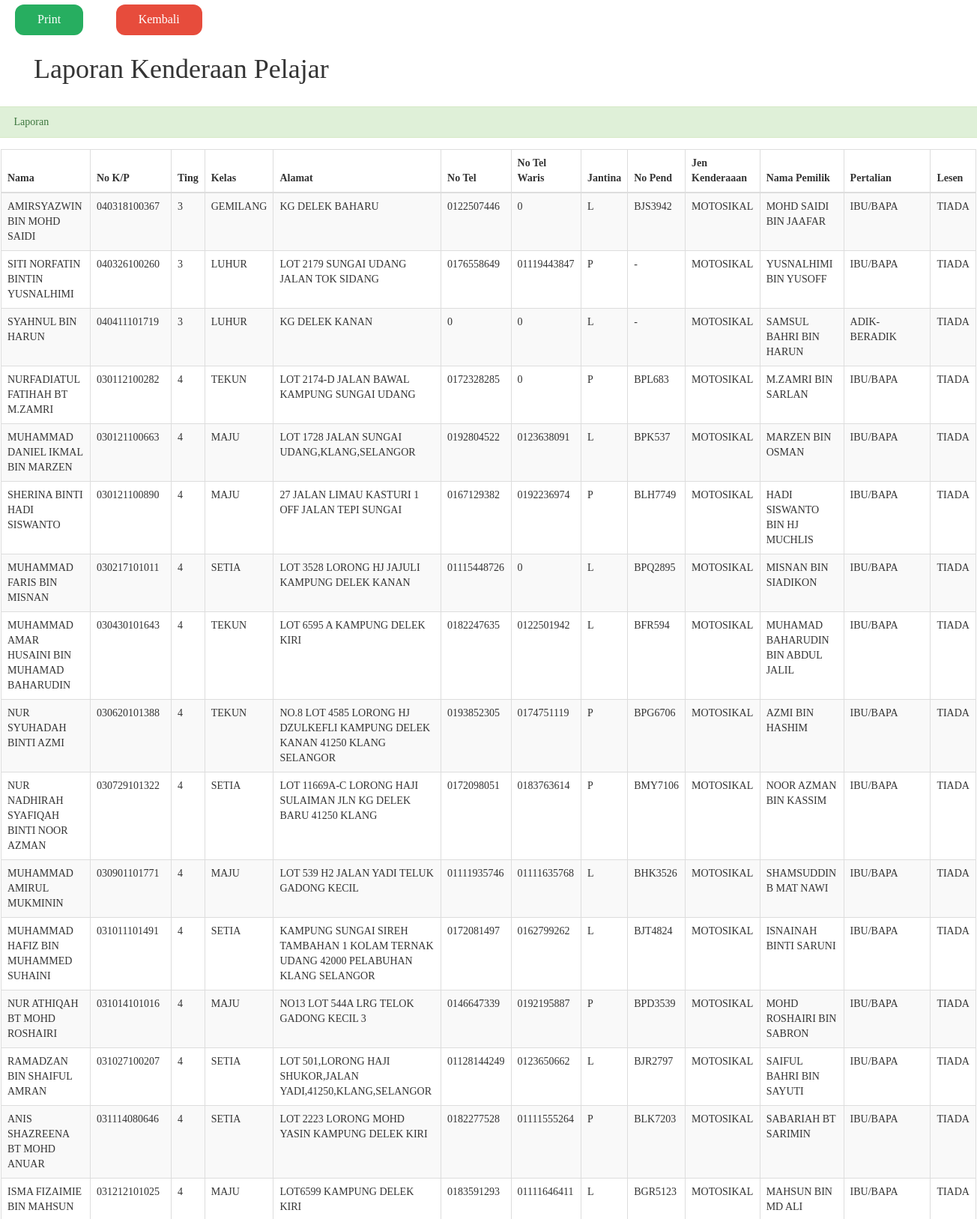
/borang3.php (upper part), run on the app's committed database.
### tables this page shows
CREATE TABLE `studentreport` (
  `ic_number` varchar(255) NOT NULL,
  `form` varchar(255) NOT NULL,
  `class` varchar(255) NOT NULL,
  `name` varchar(255) NOT NULL,
  `address` varchar(255) NOT NULL,
  `phone_no` varchar(255) NOT NULL,
  `phone_no_waris` varchar(255) NOT NULL,
  `gender` varchar(255) NOT NULL,
  `nopendkereta` varchar(255) NOT NULL,
  `kenderaan` varchar(255) NOT NULL,
  `nmapemilik` varchar(255) NOT NULL,
  `no_telpemilik` varchar(255) NOT NULL,
  `pertalian` varchar(255) NOT NULL,
  `lesen` varchar(255) NOT NULL,
  `teacher_Id` varchar(255) NOT NULL
);

### borang3.php (the view, shortened to what this page needs)
<!DOCTYPE html>
<html lang="en">
<head>
    <link href="css/bootstrap.min.css" rel="stylesheet">
    <link href="css/metisMenu.min.css" rel="stylesheet">
    <link href="css/timeline.css" rel="stylesheet">
      <link href="css/dataTables/dataTables.responsive.css" rel="stylesheet">
    <link href="css/morris.css" rel="stylesheet">
    <link href="css/font-awesome.min.css" rel="stylesheet" type="text/css">
    <link rel="stylesheet" href="bower_components/datatables.net-bs/css/dataTables.bootstrap.min.css">
</head>
<body style="font-family:Calibri; font-size:14;">
    <button class ="button" type="submit" id="print" onclick="printdiv('print_borang2');">Print </button>
    <button class ="button1" type="submit" onclick="location.href = 'dashboard.php'">Kembali</button>
    <br>
    <div id="print_borang2">
      <div id="table_header">
<body>
    <?php
    include("dbconn.php");
    ?>
<div id="wrapper">
</body>
</html>
                <div class="col-lg-18">
                    <h1> &nbsp; &nbsp; &nbsp;Laporan Kenderaan Pelajar</h1>
                    <br>
                <div class="row">
                    <div class="col-lg-30">
                        <div class="panel panel-success">
                            <div class="panel-heading">
                                 &nbsp; &nbsp; &nbsp;Laporan
                            </div>
                            <div class="panel-body">
                                <div class="dataTable_wrapper">
                                    <table class="table table-striped table-bordered table-hover" id="dataTables-example">
                                        <thead>
                                            <tr>
        <th>Nama </th>
        <th>No K/P</th>
        <th>Ting</th>
        <th>Kelas</th>
        <th>Alamat</th>
        <th>No Tel</th>
        <th>No Tel Waris</th>
        <th>Jantina</th>
        <th>No Pend</th>
        <th>Jen Kenderaaan</th>
        <th>Nama Pemilik</th>
        <th>Pertalian</th>
        <th>Lesen</th>
                                            </tr>
                                        </thead>
                                        <tbody>
                    <?php
                    $sql = "SELECT * FROM studentreport ORDER BY form";
                    $query = mysqli_query($dbconn, $sql) or die("Error: " . mysqli_error($dbconn));
                    $row = mysqli_num_rows($query);
                    if($row != 0) {
                        while($ro = mysqli_fetch_assoc($query)){
                                        echo "<tr>";
                                        echo "<td>".$ro['name']."</td>";
                                        echo "<td>".$ro['ic_number']."</td>";
                                        echo "<td>".$ro['form']."</td>";
                                        echo "<td>".$ro['class']."</td>";
                                        echo "<td>".$ro['address']."</td>";
                                        echo "<td>".$ro['phone_no']."</td>";
		           echo "<td>".$ro['phone_no_waris']."</td>";
		           echo "<td>".$ro['gender']."</td>";
		           echo "<td>".$ro['nopendkereta']."</td>";
		           echo "<td>".$ro['kenderaan']."</td>";
		           echo "<td>".$ro['nmapemilik']."</td>";
		           echo "<td>".$ro['pertalian']."</td>";
		           echo "<td>".$ro['lesen']."</td>";
                                            }
                                            } ?>
                                        </tbody>
                                    </table>
                                </div>
                            </div>
                                </div>
                            </div>
                        </div>
                    </div>
</body>
</html>

### borang3.php (style rules this page uses)
.button { border-radius: 12px; background-color: #27AE60; border: none; color: white; padding: 9px 30px; text-align: center; text-decoration: none; display: center-block; font-size: 16px; margin: 6px 20px; cursor: pointer; left: 30; -webkit-transition-duration: 0.4s; transition-duration: 0.4s; }
.button1 { border-radius: 12px; background-color: #E74C3C; border: none; color: white; padding: 9px 30px; text-align: center; text-decoration: none; display: center-block; font-size: 16px; margin: 6px 20px; cursor: pointer; left: 30; -webkit-transition-duration: 0.4s; transition-duration: 0.4s; }

### data on the page
studentreport: name "AMIRSYAZWIN BIN MOHD SAIDI", ic_number "040318100367", form "3", class "GEMILANG", address "KG DELEK BAHARU", phone_no "0122507446", phone_no_waris "0", gender "L", nopendkereta "BJS3942", kenderaan "MOTOSIKAL", nmapemilik "MOHD SAIDI BIN JAAFAR", pertalian "IBU/BAPA", lesen "TIADA"
studentreport: name "SITI NORFATIN BINTIN YUSNALHIMI", ic_number "040326100260", form "3", class "LUHUR", address "LOT 2179 SUNGAI UDANG JALAN TOK SIDANG", phone_no "0176558649", phone_no_waris "01119443847", gender "P", nopendkereta "-", kenderaan "MOTOSIKAL", nmapemilik "YUSNALHIMI BIN YUSOFF", pertalian "IBU/BAPA", lesen "TIADA"
studentreport: name "SYAHNUL BIN HARUN", ic_number "040411101719", form "3", class "LUHUR", address "KG DELEK KANAN", phone_no "0", phone_no_waris "0", gender "L", nopendkereta "-", kenderaan "MOTOSIKAL", nmapemilik "SAMSUL BAHRI BIN HARUN", pertalian "ADIK-BERADIK", lesen "TIADA"
studentreport: name "NURFADIATUL FATIHAH BT M.ZAMRI", ic_number "030112100282", form "4", class "TEKUN", address "LOT 2174-D JALAN BAWAL KAMPUNG SUNGAI UDANG", phone_no "0172328285", phone_no_waris "0", gender "P", nopendkereta "BPL683", kenderaan "MOTOSIKAL", nmapemilik "M.ZAMRI BIN SARLAN", pertalian "IBU/BAPA", lesen "TIADA"
studentreport: name "MUHAMMAD DANIEL IKMAL BIN MARZEN", ic_number "030121100663", form "4", class "MAJU", address "LOT 1728 JALAN SUNGAI UDANG,KLANG,SELANGOR", phone_no "0192804522", phone_no_waris "0123638091", gender "L", nopendkereta "BPK537", kenderaan "MOTOSIKAL", nmapemilik "MARZEN BIN OSMAN", pertalian "IBU/BAPA", lesen "TIADA"
studentreport: name "SHERINA BINTI HADI SISWANTO", ic_number "030121100890", form "4", class "MAJU", address "27 JALAN LIMAU KASTURI 1 OFF JALAN TEPI SUNGAI", phone_no "0167129382", phone_no_waris "0192236974", gender "P", nopendkereta "BLH7749", kenderaan "MOTOSIKAL", nmapemilik "HADI SISWANTO BIN HJ MUCHLIS", pertalian "IBU/BAPA", lesen "TIADA"
studentreport: name "MUHAMMAD FARIS BIN MISNAN", ic_number "030217101011", form "4", class "SETIA", address "LOT 3528 LORONG HJ JAJULI KAMPUNG DELEK KANAN", phone_no "01115448726", phone_no_waris "0", gender "L", nopendkereta "BPQ2895", kenderaan "MOTOSIKAL", nmapemilik "MISNAN BIN SIADIKON", pertalian "IBU/BAPA", lesen "TIADA"
studentreport: name "MUHAMMAD AMAR HUSAINI BIN MUHAMAD BAHARUDIN", ic_number "030430101643", form "4", class "TEKUN", address "LOT 6595 A KAMPUNG DELEK KIRI", phone_no "0182247635", phone_no_waris "0122501942", gender "L", nopendkereta "BFR594", kenderaan "MOTOSIKAL", nmapemilik "MUHAMAD BAHARUDIN BIN ABDUL JALIL", pertalian "IBU/BAPA", lesen "TIADA"
studentreport: name "NUR SYUHADAH BINTI AZMI", ic_number "030620101388", form "4", class "TEKUN", address "NO.8 LOT 4585 LORONG HJ DZULKEFLI KAMPUNG DELEK KANAN 41250 KLANG SELANGOR", phone_no "0193852305", phone_no_waris "0174751119", gender "P", nopendkereta "BPG6706", kenderaan "MOTOSIKAL", nmapemilik "AZMI BIN HASHIM", pertalian "IBU/BAPA", lesen "TIADA"
studentreport: name "NUR NADHIRAH SYAFIQAH BINTI NOOR AZMAN", ic_number "030729101322", form "4", class "SETIA", address "LOT 11669A-C LORONG HAJI SULAIMAN JLN KG DELEK BARU 41250 KLANG", phone_no "0172098051", phone_no_waris "0183763614", gender "P", nopendkereta "BMY7106", kenderaan "MOTOSIKAL", nmapemilik "NOOR AZMAN BIN KASSIM", pertalian "IBU/BAPA", lesen "TIADA"
studentreport: name "MUHAMMAD AMIRUL MUKMININ", ic_number "030901101771", form "4", class "MAJU", address "LOT 539 H2 JALAN YADI TELUK GADONG KECIL", phone_no "01111935746", phone_no_waris "01111635768", gender "L", nopendkereta "BHK3526", kenderaan "MOTOSIKAL", nmapemilik "SHAMSUDDIN B MAT NAWI", pertalian "IBU/BAPA", lesen "TIADA"
studentreport: name "MUHAMMAD HAFIZ BIN MUHAMMED SUHAINI", ic_number "031011101491", form "4", class "SETIA", address "KAMPUNG SUNGAI SIREH TAMBAHAN 1 KOLAM TERNAK UDANG 42000 PELABUHAN KLANG SELANGOR", phone_no "0172081497", phone_no_waris "0162799262", gender "L", nopendkereta "BJT4824", kenderaan "MOTOSIKAL", nmapemilik "ISNAINAH BINTI SARUNI", pertalian "IBU/BAPA", lesen "TIADA"
studentreport: name "NUR ATHIQAH BT MOHD ROSHAIRI", ic_number "031014101016", form "4", class "MAJU", address "NO13 LOT 544A LRG TELOK GADONG KECIL 3", phone_no "0146647339", phone_no_waris "0192195887", gender "P", nopendkereta "BPD3539", kenderaan "MOTOSIKAL", nmapemilik "MOHD ROSHAIRI BIN SABRON", pertalian "IBU/BAPA", lesen "TIADA"
studentreport: name "RAMADZAN BIN SHAIFUL AMRAN", ic_number "031027100207", form "4", class "SETIA", address "LOT 501,LORONG HAJI SHUKOR,JALAN YADI,41250,KLANG,SELANGOR", phone_no "01128144249", phone_no_waris "0123650662", gender "L", nopendkereta "BJR2797", kenderaan "MOTOSIKAL", nmapemilik "SAIFUL BAHRI BIN SAYUTI", pertalian "IBU/BAPA", lesen "TIADA"
studentreport: name "ANIS SHAZREENA BT MOHD ANUAR", ic_number "031114080646", form "4", class "SETIA", address "LOT 2223 LORONG MOHD YASIN KAMPUNG DELEK KIRI", phone_no "0182277528", phone_no_waris "01111555264", gender "P", nopendkereta "BLK7203", kenderaan "MOTOSIKAL", nmapemilik "SABARIAH BT SARIMIN", pertalian "IBU/BAPA", lesen "TIADA"
studentreport: name "ISMA FIZAIMIE BIN MAHSUN", ic_number "031212101025", form "4", class "MAJU", address "LOT6599 KAMPUNG DELEK KIRI", phone_no "0183591293", phone_no_waris "01111646411", gender "L", nopendkereta "BGR5123", kenderaan "MOTOSIKAL", nmapemilik "MAHSUN BIN MD ALI", pertalian "IBU/BAPA", lesen "TIADA"
